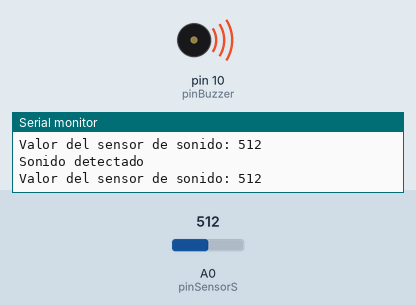
Bench run of a sketch on a simulated Arduino Uno, built with avr-gcc and run on an emulated ATmega328P. Shown: buzzer (waves = sounding, pin HIGH), the last lines printed to the serial monitor. Inputs (shaded band) come from the test bench; at power-on: A0 (pinSensorS) = 512.

Above: at 3.3 s.
3.4 s: A0 (pinSensorS) set to 56
6.9 s: A0 (pinSensorS) set to 46
At 7.4 s:
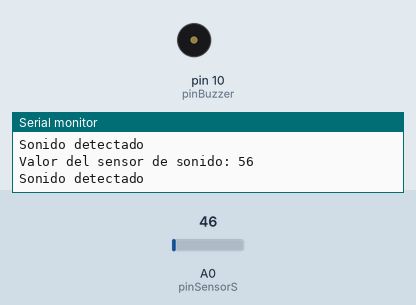
10.2 s: A0 (pinSensorS) set to 122
At 11.4 s:
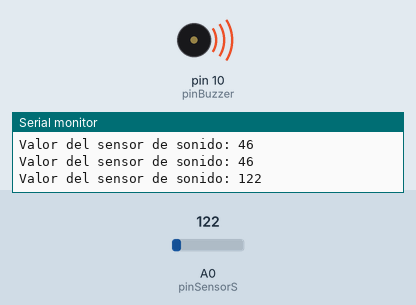
17.0 s: A0 (pinSensorS) set to 40
At 18.0 s:
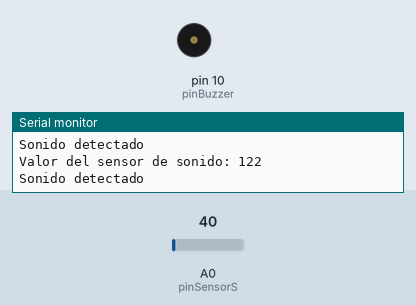
Timing chart, 0 to 20.0 s (numbered marks = the images above; inputs shaded):
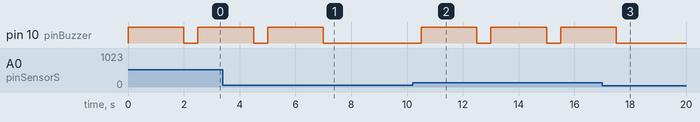

The sketch:

sensor_sonido_buzzer.ino
```cpp
const int pinSensorS = A0;  // Pin analógico para el sensor de sonido
int umbralSonido = 50;          // Umbral inicial
const int pinBuzzer = 10;

void setup() {
  Serial.begin(9600);
  pinMode(pinBuzzer, OUTPUT);
}

void loop() {

  int valorSonido = analogRead(pinSensorS);

  // Imprimir el valor del sensor
  Serial.print("Valor del sensor de sonido: ");
  Serial.println(valorSonido);

  // Calibración: ajustar el umbral
  if (valorSonido > umbralSonido) {
    digitalWrite(pinBuzzer, HIGH); // Activar el buzzer
    delay(2000);//ajusta el tiempo que suena el buzzer
    //digitalWrite(Buzzer, LOW);
    Serial.println("Sonido detectado"); // validar que detecto un valor mayor al umbral
  }
  digitalWrite(pinBuzzer, LOW);
  delay(500);
}
```

Measured:
- the behaviour switches between 51 and 50 on A0 (pinSensorS) (found by bisection; images 0 and 1)
- after the input at 6.9 s, pin 10 (pinBuzzer): goes on until 7.0 s, then stays LOW
- after the input at 10.2 s, pin 10 (pinBuzzer): alternates HIGH for 2.0 s and LOW for 0.50 s, starting after 0.31 s
- after the input at 17.0 s, pin 10 (pinBuzzer): goes on until 17.5 s, then stays LOW
